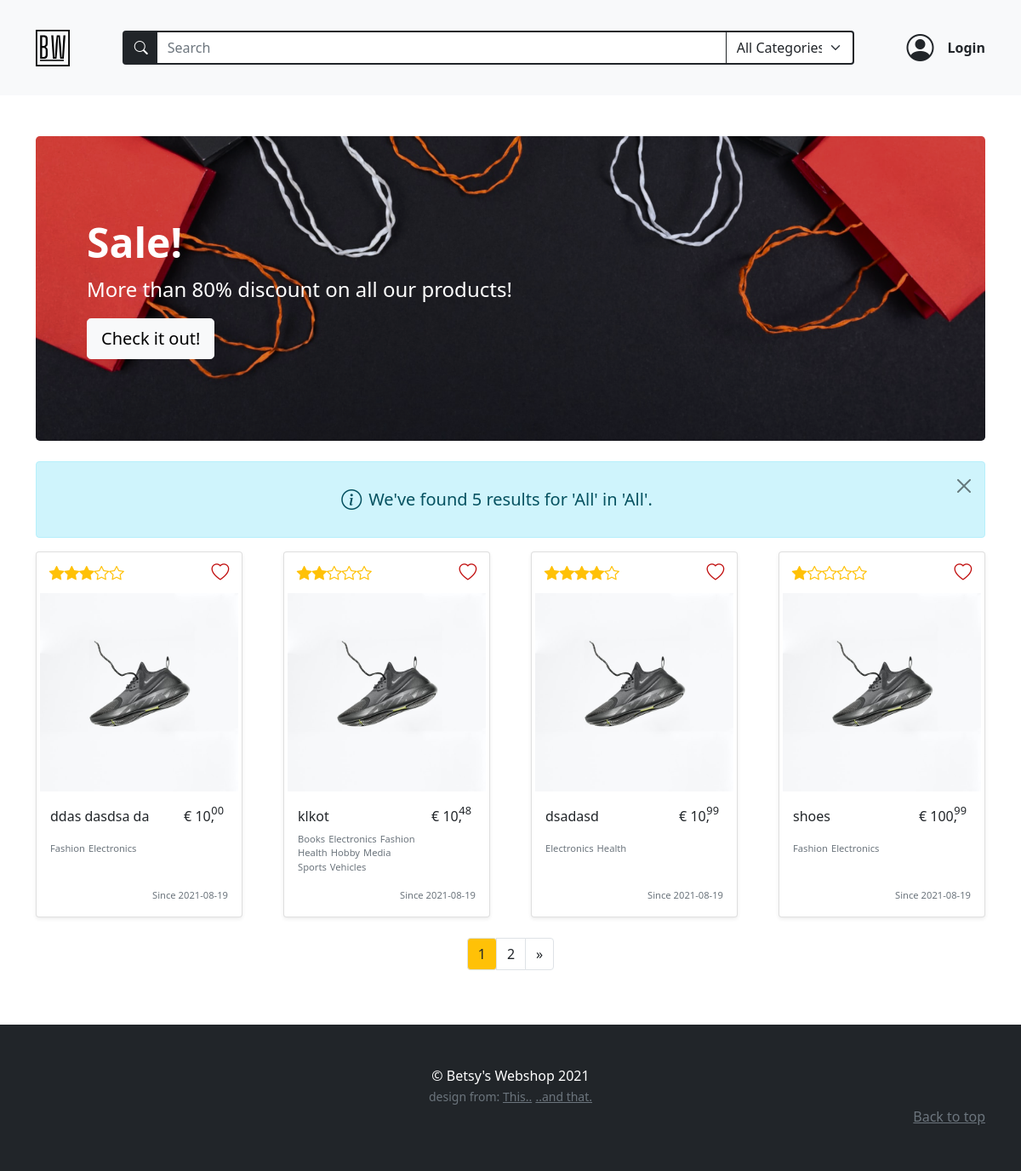
Screenshot of /search_results/All/All/ with the database file from the repository.
### models.py (models this page shows)
class BaseModel(db_wrapper.Model):
    class Meta:
        database = db

class Product(BaseModel):
    name = CharField(max_length=50)
    description = TextField(null=True)
    price_per_unit = DecimalField(
        constraints=[Check("price_per_unit >= 0")],
        decimal_places=2,
        max_digits=10,
    )
    stock = IntegerField(default=1)
    owner = ForeignKeyField(User, backref="products")
    product_pic = CharField(null=True, default="default_product.jpg")
    date_posted = DateTimeField(formats="%Y-%m-%d %H:%M", default=datetime.now())

class ProductTag(BaseModel):
    product = ForeignKeyField(Product, index=True, backref="tags")
    tag = ForeignKeyField(Tag, index=True, backref="products")

class Tag(BaseModel):
    name = CharField(unique=True, max_length=30)

### routes.py (the view, shortened to what this page needs)
@app.route(
    "/search_results/<search_term>/<search_tag>/",
    methods=["GET", "POST"],
)
def search_results(search_term, search_tag):
    register_form = RegistrationForm(prefix="register_form")
    login_form = LoginForm(prefix="login_form")
    search_form = SearchForm(prefix="search_form")
    search_form.search_tag.choices = get_alpha_tag_names()
    page = request.args.get("page", 1, type=int)
    if current_user.is_anonymous:
        user = None
    else:
        user = User.get(current_user.id)
    if search_term == "All" and search_tag == "All":
        all_products_on_search = Product.select()
    elif search_term == "All":
        all_products_on_search = get_products_per_tag(search_tag)
    elif search_tag == "All":
        all_products_on_search = get_products_by_name(search_term)
    product_count = all_products_on_search.count()
    all_products_on_search = all_products_on_search.order_by(-Product.id)
    if product_count == 0:
        return redirect(url_for("no_results", search_query=search_term))
    return object_list(
        "search_results.html",
        query=all_products_on_search,
        context_variable="product_list",
        paginate_by=4,
        page=page,
        title="Search",
        product_count=product_count,
        login_form=login_form,
        register_form=register_form,
        search_form=search_form,
        user=user,
        all_products=Product.select(),
        search_tuple=(search_term, search_tag),
        randomize=randomize,
        int_splitter=int_splitter
    )

### forms.py (shortened to what this page needs)
class RegistrationForm(FlaskForm):
    username = StringField(
        "Username",
        validators=[InputRequired(), Length(min=2, max=30)],
    )
    email = StringField(
        "Email", validators=[InputRequired(), Length(min=5, max=50), Email()]
    )
    password = PasswordField(
        "Set Password",
        validators=[
            InputRequired(),
            EqualTo(
                "password_confirm", message="Password must be identical in both inputs"
            ),
            Length(min=5, max=20),
        ],
    )
    password_confirm = PasswordField("Confirm Password", validators=[InputRequired()])
    submit = SubmitField("Sign Up")

class LoginForm(FlaskForm):
    email = StringField(
        "Email", validators=[InputRequired(), Length(min=2, max=50), Email()]
    )
    password = PasswordField("Your Password", validators=[InputRequired()])
    login = SubmitField("Login!")

### main.py (called while the page is built)
def get_alpha_tag_names() -> tuple[
    Tag
]:  # deze kan mss weg of in de form zelf zetten, tags zijn statisch nu
    tags = Tag.select().order_by(Tag.name)
    tag_list = [(tag.name, tag.name) for tag in tags]
    tag_list.insert(0, ("All", "All Categories"))
    return tag_list

def randomize():
    random_num = randint(2, 6)
    return random_num

def int_splitter(num):
    integer = floor(num)
    decimal = "{:.2f}".format(num)[-2:]
    return (integer, decimal)

### templates/search_results.html (shortened to what this page needs)
{% extends "base.html" %} {% block content %}
<div class="container py-5">
  <div class="p-5 mb-4 bg-dark rounded-3 search-results-banner banner">
    <div class="container-fluid py-5">
      <h1 class="display-5 fw-bold text-white">Sale!</h1>
      <p class="col-md-8 fs-4 text-white">
        More than 80% discount on all our products!
      </p>
      <button class="btn btn-light btn-lg" type="button">Check it out!</button>
    </div>
  </div>
  <div
    class="
      alert alert-info
      d-flex
      align-items-center
      justify-content-center
      alert-dismissible
      fade
      show
    "
    role="alert"
  >
    <i class="bi bi-info-circle me-2" style="font-size: 1.5rem"></i>
    <div class="text-center">
      <h5 class="text-center my-3">
        {% if product_count == 1 %} We've found {{ product_count }} result for
        '{{ search_tuple[0] }}' in '{{ search_tuple[1] }}'. {% else %} We've
        found {{ product_count }} results for '{{ search_tuple[0] }}' in '{{
        search_tuple[1] }}'. {% endif %}
      </h5>
    </div>
    <button
      type="button"
      class="btn-close"
      data-bs-dismiss="alert"
      aria-label="Close"
    ></button>
  </div>
  <div class="album" id="page_top">
    <div class="row row-cols-2 row-cols-md-3 row-cols-lg-4 g-5">
      {% for product in product_list %} {% include
      "product_in_search_results1.html" %} {% endfor%}
    </div>
  </div>
  <nav
    class="btn-group mx-auto text-center d-block mt-4"
    aria-label="Page navigation example"
  >
    {% set cur_page = pagination.get_page() %}
    {% set page_count = pagination.get_page_count() %}
    <ul class="pagination justify-content-center">
      <li class="page-item text-dark">
        <a
          href="#page_top"
          role="button"
          type="button"
          class="page-link btn btn-warning text-dark bg-warning"
          >{{cur_page}}</a
        >
      </li>
      {% if cur_page != page_count %}
      <li class="page-item text-dark">
        <a
          class="page-link text-dark"
          href="{{ request.path }}?page={{cur_page + 1}}#page_top"
          aria-label="Next"
        >
          {{cur_page + 1}}
        </a>
      </li>
      <li class="page-item text-dark">
        <a
          class="page-link text-dark"
          href="{{ request.path }}?page={{page_count}}#page_top"
          aria-label="Last Page"
        >
          <span aria-hidden="true">&raquo;</span>
        </a>
      </li>
      {% endif %}
    </ul>
  </nav>
</div>
{% endblock content %}

### templates/product_in_search_results1.html (shortened to what this page needs)
<div class="card-group col" id="productID-{{product.id}}">
  <div class="card shadow-sm">
    <div class="card-img-container">
      {% set random = randomize() %} {% set les = 6 - random %}
      <div class="product-icons">
        <div class="d-flex text-warning product-rating">
          {% for count in range(1,random) %}
          <i class="bi bi-star-fill"></i>
          {% endfor %} {% for count in range(les) %}
          <i class="bi bi-star"></i>
          {% endfor %}
        </div>
        <div>
          {% if product.id in session['favorite'] %}
          <a
            href="{{url_for('handle_favorite', product_id=product.id)}}#productID-{{product.id}}"
            type="button"
          >
            <i class="bi bi-heart-fill heart-favorite"></i>
          </a>
          {% else %}
          <a
            href="{{url_for('handle_favorite', product_id=product.id)}}#productID-{{product.id}}"
            type="button"
            role="button"
          >
            <i class="bi bi-heart heart-favorite"></i>
          </a>
          {% endif %}
        </div>
      </div>
      <div>
        <img
          class="img-thumbnail border-0 rounded mx-auto d-block"
          src="{{  url_for('static', filename='/product_pics/' + product.product_pic)  }}"
          alt="{{ product.name }}"
        />
      </div>
    </div>
    <div class="card-body d-flex flex-column justify-content-between">
      <div class="d-flex justify-content-between">
        <h6 class="py-0 my-0">{{ product.name }}</h6>
        {% set price = product.price_per_unit %}
        <div class="position-relative">
          <h6 class="me-3">€ {{ int_splitter(price)[0] }},</h6>
          <p class="decimal">{{ int_splitter(price)[1] }}</p>
        </div>
      </div>
      <ul class="d-flex flex-wrap p-0 mb-0" style="max-width: 150px">
        {% if product.tags %} {% for producttags in product.tags %}
        <span class="pe-1 fs-small text-muted"> {{producttags.tag.name}}</span>
        {% endfor %} {% else %}
        <span class="pe-1 fs-small text-muted"
          >This product has no categories.</span
        >
        {% endif %}
      </ul>
      <div class="text-muted text-end fs-small m-0 p-0 align-self-end">
        <p class="m-0 mt-auto">Since {{product.date_posted[0:10]}}</p>
      </div>
    </div>
  </div>
</div>

### static/styles.css (style rules this page uses)
.banner { background-repeat: no-repeat; background-size: cover; }
.search-results-banner { background-image: url("../static/assets/search_results.png"); background-position: center center; }
.fs-small { font-size: 0.7rem; }
.card-img-container { position: relative; }
.product-icons { width: 96%; margin: 0 auto; margin-top: 4px; padding: 0.3rem 0; display: flex; justify-content: space-between; align-items: center; z-index: 10; background-color: white; }
.product-rating { padding-left: 10px; font-size: 1.1rem; }
.heart-favorite { padding-right: 10px; color: #c10e0e; font-size: 1.3rem; }
.decimal { margin: 0; position: absolute; top: -7px; right: 5px; font-size: 0.8rem; }

### rows the page displays
Product: product_pic (placeholder picture), name "ddas dasdsa da", price_per_unit "10", price_per_unit "00", date_posted "2021-08-19"
ProductTag: tag.name "Fashion"
ProductTag: tag.name "Electronics"
Product: product_pic (placeholder picture), name "klkot", price_per_unit "10", price_per_unit "48", date_posted "2021-08-19"
ProductTag: tag.name "Books"
ProductTag: tag.name "Electronics"
ProductTag: tag.name "Fashion"
ProductTag: tag.name "Health"
ProductTag: tag.name "Hobby"
ProductTag: tag.name "Media"
ProductTag: tag.name "Sports"
ProductTag: tag.name "Vehicles"
Product: product_pic (placeholder picture), name "dsadasd", price_per_unit "10", price_per_unit "99", date_posted "2021-08-19"
ProductTag: tag.name "Electronics"
ProductTag: tag.name "Health"
Product: product_pic (placeholder picture), name "shoes", price_per_unit "100", price_per_unit "99", date_posted "2021-08-19"
ProductTag: tag.name "Fashion"
ProductTag: tag.name "Electronics"

### other values shown
{{ product_count }} "5"
{{ search_tuple[0] }} "All"
{{ search_tuple[1] }} "All"
{{ cur_page }} "1"
{{ cur_page + 1 }} "2"
